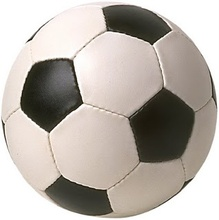
%> input picture ball3.jpg, 219 x 220 px, shrunk from 318 x 320 before the run
$ octave --eval "result = sobel(imread('ball3.jpg'));"   (GNU Octave 9; MATLAB toolbox functions it lacks are replaced by stand-ins)
%> lines starting %> are read from the running program, lines starting %| are printed output that depends on the picture; in (x1, y1, x2, y2) boxes, pixels count from 0 and x2, y2 are one past the last pixel; in counts of white or black regions, pixels touching at a corner belong together; the program's own positions count from 1
function [ output ] = sobel( img )
%SOBEL Summary of this function goes here
%   Detailed explanation goes here

output=zeros(size(img,1),size(img,2));
M1=zeros(3,3);    %% matrix for a element with its neighbour
output1=zeros(3,3);  %% temporary matrix storing M1*x_mask
output2=zeros(3,3);  %% temporary matrix storing M1*y_mask

y_mask=[-1 -2 -1 ;
         0  0  0 ;
         1  2  1 ];

x_mask=[-1 0 1;
        -2 0 2 ;
        -1 0 1 ];

for row= 1:size(img,1)
  for col=1:size(img,2)
    Gx=0;
    Gy=0;

    for row2= 1:3
     for col2= 1:3
      if all([(row+row2-2)>0,(col+col2-2)>0,(row+row2-2)<=size(img,1),(col+col2-2)<=size(img,2)] )
      M1(row2,col2)=img(row+row2-2,col+col2-2);
      else
      M1(row2,col2)=img(row,col);
      end
     end
    end

    for row2= 1:3
     for col2= 1:3
      output1(row2,col2)=M1(row2,col2)*x_mask(row2,col2);
      output2(row2,col2)=M1(row2,col2)*y_mask(row2,col2);
     end
    end

    for row2= 1:3
     for col2= 1:3
      Gx=Gx+output1(row2,col2);
      Gy=Gy+output2(row2,col2);
     end
    end
    output(row,col)=sqrt(Gx.^2+Gy.^2);
  end
end
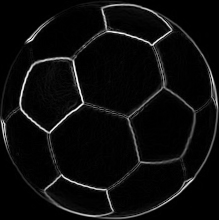
%> output: size 220x219 double; min 0, max 935.6, mean 45.7; drawn with min black and max white
%> after the loop, M1 = [255 254 254; 255 254 254; 254 254 254]; output1 = [-255 0 254; -510 0 508; -254 0 254]; output2 = [-255 -508 -254; 0 0 0; 254 508 254]


for row= 1:size(img,1)
  for col=1:size(img,2)
  if(output(row,col)>80)
  output(row,col)=255;
  else
  output(row,col)=0;
  end
end

output=mat2gray(output);
output=im2uint8(output);


end
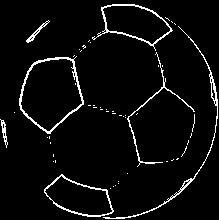
%> output: size 220x219 uint8; 4.7% white in thin lines or dots

$ run again, on tabs.jpg
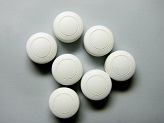
%> input picture tabs.jpg, 164 x 123 px
%> after the loop in sobel, `for row= 1:size(img,1)`:
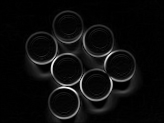
%> output: size 123x164 double; min 0, max 1036.9, mean 50.1; drawn with min black and max white
%> after the loop in sobel, `for row= 1:size(img,1)`: M1 = [107 107 105; 105 105 105; 105 105 105]; output1 = [-107 0 105; -210 0 210; -105 0 105]; output2 = [-107 -214 -105; 0 0 0; 105 210 105]
%> after the loop in sobel, `for row= 1:size(img,1)`:
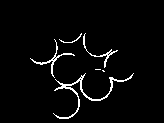
%> output: size 123x164 uint8; 3.3% white in thin lines or dots, all inside (x1, y1, x2, y2) = (30, 33, 134, 119)
